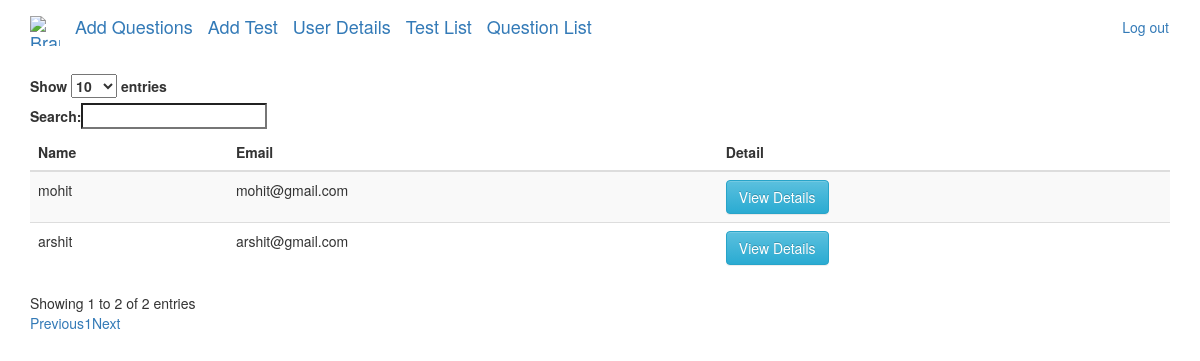
Page /user_list (signed in) on the earlier database version.
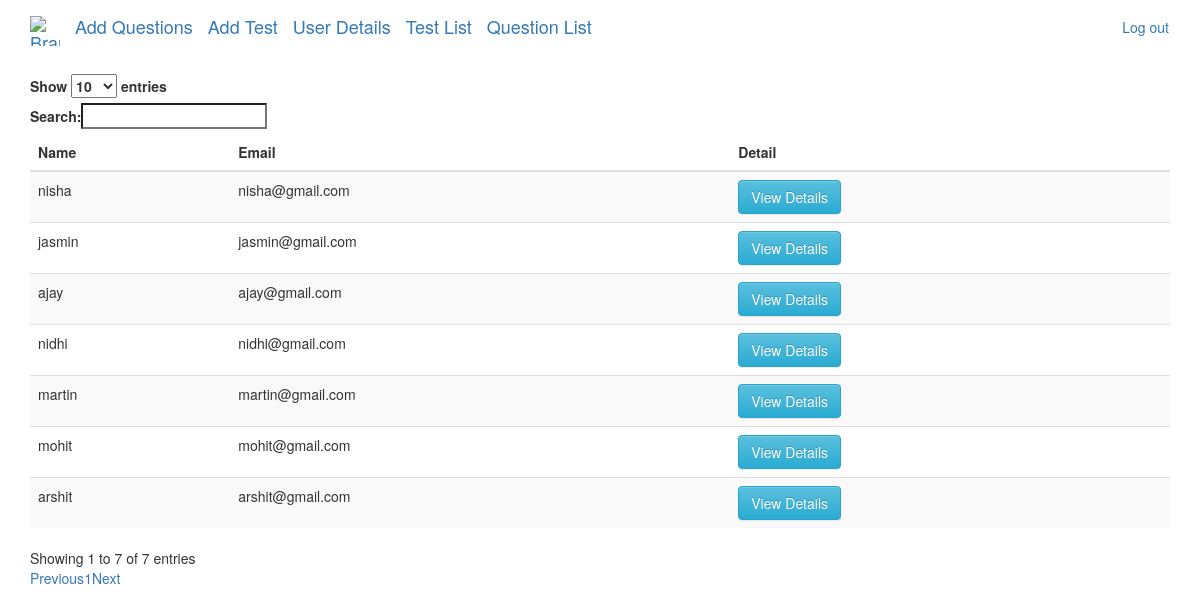
Same page on the later database version.
### exam/models.py (models this page shows, shortened)
class UserDetail(models.Model):
    name = models.CharField(max_length = 50)
    email = models.EmailField(max_length = 50)
    mobile_number = models.CharField(max_length = 10)

### exam/decorators.py (the view)
    def wrap(request, *args, **kwargs):
        if request.user.is_authenticated:
            return function(request, *args, **kwargs)
        else:
            return redirect('AdminLogin')

### exam/views.py (called while the page is built)
@admin_is_logged_in
def Userlist(request):
    model = UserDetail
    all_user_detail = UserDetail.objects.all().order_by('-id')[:]
    context = {'all_user_detail':all_user_detail}
    return render(request,"exam/user_list.html",context)

### exam/templates/exam/user_list.html (shortened to what this page needs)
<!DOCTYPE html>
<html lang="en">
<head>
    <link rel="stylesheet" href="https://maxcdn.bootstrapcdn.com/bootstrap/3.3.7/css/bootstrap.min.css">
    <link rel="stylesheet" href="https://maxcdn.bootstrapcdn.com/bootstrap/3.3.7/css/bootstrap-theme.min.css">
    <link rel="stylesheet" href="https://cdn.datatables.net/1.10.24/css/dataTables.bootstrap.min.css">
</head>
<body>
  <nav class="navbar  mynav" role="navigation" id="navbar">
    <div class="container">
        <a class="navbar-brand mynav" href="#">
            <img alt="Brand" width="30" height="30" src="https://i.fbcd.co/products/resized/resized-750-500/3f621b61843917703025a638d02a45375ef25f1e4b288e8bf3c66c698d976220.jpg">
        </a>
        <a class="navbar-brand mynav" href="{% url 'AddQuestion' %}">Add Questions</a>
        <a class="navbar-brand mynav" href="{% url 'AddTest' %}">Add Test</a>
        <a class="navbar-brand mynav" href="{% url 'UserList' %}">User Details</a>
        <a class="navbar-brand mynav" href="{% url 'AllTestList' %}">Test List</a>
        <a class="navbar-brand mynav" href="{% url 'AllQuestionList' %}">Question List</a>
        <ul class="nav navbar-nav navbar-right">
            <li><a href="{% url 'logout' %}" class="btn btn-simple">Log out</a></li>
        </ul>
    </div>
    </nav>
    <div class="container">
        <table id="example" class="table table-striped" style="width:100%">
            <thead>
              <tr>
                <th scope="col">Name</th>
                <th scope="col">Email</th>
                <th scope="col">Detail</th>
              </tr>
            </thead>
            <tbody>
              {%for user in all_user_detail%}
                <tr>
                  <td>{{user.name}}</td>
                  <td>{{user.email}}</td>
                  <td> <a class="btn btn-info btn-info" href="{% url 'AllTests' user.pk%}" role="button">View Details</a></td>
                </tr>
                {%endfor%}
              </tbody>
            </table>
            </div>
</body>
</html>

Differences in the rows shown:
added UserDetail: name "nisha", email "nisha@gmail.com"
added UserDetail: name "jasmin", email "jasmin@gmail.com"
added UserDetail: name "ajay", email "ajay@gmail.com"
added UserDetail: name "nidhi", email "nidhi@gmail.com"
added UserDetail: name "martin", email "martin@gmail.com"
Other differences:
text written by a page script: "Show entries Search: Showing 1 to 2 of 2 entries Previous 1 Next" → "Show entries Search: Showing 1 to 7 of 7 entries Previous 1 Next"
